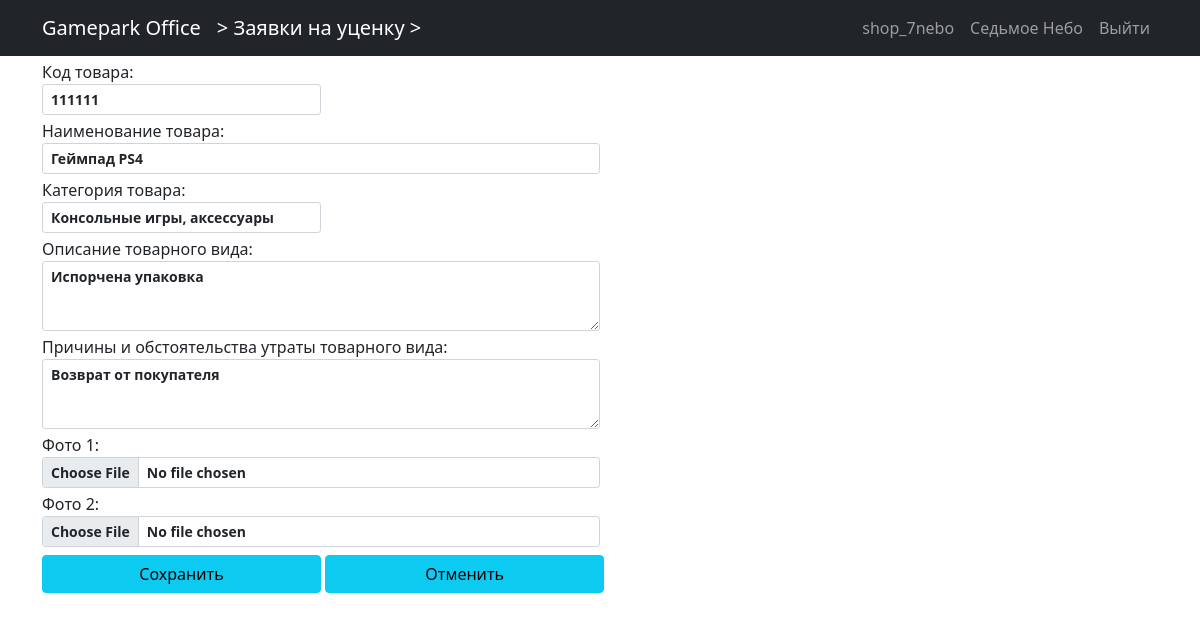
Page /zayavki/2/update (signed in) on the committed database.
### users/models.py (models this page shows)
class User(AbstractUser):
    email = models.EmailField(blank=True)
    role = models.ForeignKey(Roles, on_delete=models.PROTECT, null=True, default=None)
    shop = models.ForeignKey(Shops, on_delete=models.PROTECT, null=True, default=None, blank=True)

class Shops(models.Model):
    nameshop = models.CharField(max_length=30)
    class Meta:
        verbose_name_plural = "Магазины"
        verbose_name = "Магазин"
    def __str__(self):
        return self.nameshop

### zayavki/models.py (models this page shows, shortened)
class Zayavka(models.Model):
    user = models.ForeignKey(
        User, default=None, null=True, on_delete=models.PROTECT)
    data = models.DateField(auto_now_add=True)
    category = models.ForeignKey(Category, on_delete=models.PROTECT)
    code = models.CharField(max_length=10)
    name = models.CharField(max_length=100)
    description = models.TextField()
    clarification = models.TextField()
    foto1 = models.ImageField(upload_to="zayavki/foto", blank=True)
    foto2 = models.ImageField(upload_to="zayavki/foto", blank=True)
    status1 = models.BooleanField(default=False)  # одобрено
    status2 = models.BooleanField(default=False)  # отклонено
    status3 = models.BooleanField(default=False)  # уценено
    status4 = models.BooleanField(default=False)  # ценник сменен
    status5 = models.BooleanField(default=False)  # в архиве
    status6 = models.BooleanField(default=False)
    clarification_of_manager = models.CharField(max_length=150, blank=True)
    manager = models.ForeignKey(
        User, default=None, null=True, on_delete=models.PROTECT, related_name='+')
    class Meta:
        verbose_name_plural = "Заявки"
        verbose_name = "Заявка"

### zayavki/views.py (the view, shortened to what this page needs)
# urls.py: path("<int:pk>/update", ZayavkaUpdate.as_view(), name="zayavka-update"),
class ZayavkaUpdate(LoginRequiredMixin, UpdateView):
    model = Zayavka
    template_name = "zayavki/zayavka_create.html"
    form_class = AddZayavkaForm

### users/models.py (called while the page is built)
    def __str__(self):
        return self.name

### zayavki/templates/zayavki/zayavka_create.html (shortened to what this page needs)
{% extends 'main_page/base.html' %}
{% load  static %}
{% block name_app %}
    <a class="navbar-brand flex-grow-1" href="{% url 'zayavki:zayavki_list' %}"> > Заявки на уценку > {{ name_page }} </a>
{% endblock name_app %}
{% block content %}
<div class="row mt-1">
     <form action="" method="post" enctype="multipart/form-data">
        <div class="col-md-3 col-sm-12">
            <label class="form-label mb-0" for={{form.code.id_for_input}}>Код товара:</label>
            {{form.code}}
        </div>
        <div class="col-md-6 col-sm-12">
            <label class="form-label mb-0 mt-1 " for={{form.name.id_for_input}}>Наименование товара:</label>
            {{form.name}}
        </div>
        <div class="col-md-3 col-sm-12">
            <label class="form-label mb-0 mt-1" for={{form.category.id_for_input}}>Категория товара:</label>
            {{form.category}}
        </div>
        <div class="col-md-6 col-sm-12">
            <label class="form-label mb-0 mt-1" for={{form.description.id_for_input}}>Описание товарного вида:</label>
            {{form.description}}
        </div>
        <div class="col-md-6 col-sm-12">
            <label class="form-label mb-0 mt-1" for={{form.clarification.id_for_input}}>Причины и обстоятельства утраты товарного вида:</label>
            {{form.clarification}}
        </div>
        <div class="col-md-6 col-sm-12">
            <label class="form-label mb-0 mt-1" for={{form.foto1.id_for_input}}>Фото 1:</label>
            {{form.foto1}}
        </div>
        <div class="col-md-6 col-sm-12">
            <label class="form-label mb-0 mt-1" for={{form.foto1.id_for_input}}>Фото 2:</label>
            {{form.foto1}}
        </div>
        <input class="col-md-3 col-sm-12 btn btn-info btn-block mt-2 " type="submit" value="Сохранить" >
        <a href="{{prev}}" class="col-md-3 col-sm-12 btn btn-info btn-block mt-2 ">Отменить</a>
    </form>
</div>
{% endblock content %}

### main_page/templates/main_page/base.html (shortened to what this page needs)
{% load static %}
<!DOCTYPE html>
<html lang="en">
<head>
    <link href= {% static 'bootstrap-5/css/bootstrap.min.css' %}  rel="stylesheet">
</head>
<body>
<nav class="navbar navbar-expand-lg navbar-dark bg-dark">
    <div class="container">
        <a class="navbar-brand "
           href="{% url 'main_page:index' %}">
           Gamepark Office
        </a>
        {% block name_app %}{% endblock name_app %}
        <div class="collapse navbar-collapse flex-grow-0" id="navbarContent">
            <ul class="navbar-nav">
                {% if user.is_authenticated %}
                <li class="nav-item">
                    <a class="nav-link" href="{% url 'users:profile' %}">{{user.username }} </a>
                </li>
                    {% if user.shop %}
                        <li class="nav-item">
                            <a class="nav-link" href="{% url 'users:profile' %}">{{user.shop }} </a>
                        </li>
                    {% endif %}
                    <li class="nav-item">
                        <a class="nav-link" href="{% url 'users:logout' %}">Выйти </a>
                    </li>
                {% else %}
                    <li class="nav-item">
                        <a class="nav-link" href="{% url 'users:login' %}">Войти <i class="fas fa-sign-in-alt"></i></a>
                    </li>
                {% endif %}
            </ul>
        </div>
    </div>
</nav>
<div class="container">
    {% block content %} {% endblock content %}
</div>
</body>
</html>

### rows in the picture
User: username "shop_7nebo", shop "Седьмое Небо"
Zayavka: code "111111", name "Геймпад PS4", category "Консольные игры, аксессуары", description "Испорчена упаковка", clarification "Возврат от покупателя"
